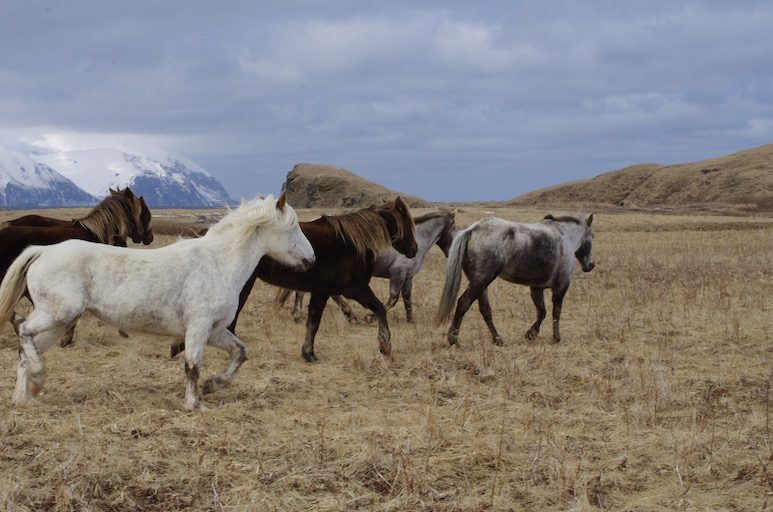
#> input picture yolo/yolov9/data/images/horses.jpg, 773 x 512 px, found by its file name; its folder holds only this picture in this run
$ jupyter execute visualize_dataset2_90_10_val.ipynb
#> lines starting #> are read from the running program, lines starting #| are printed output that depends on the picture
# Визуализация предсказаний YOLOv9c на val dataset2_split_90_10

**GT** (зелёный) vs **Pred** (красный) с confidence.

Модель: `dataset2_90_10_yolov9c_newhyp/weights/best.pt` (epoch 26)

[cell 1]
import os
import random
import cv2
import matplotlib.pyplot as plt
import matplotlib.patches as patches
import numpy as np

# Paths
IMG_DIR  = "data/dataset2_split_90_10/valid/images"
GT_DIR   = "data/dataset2_split_90_10/valid/labels"
PRED_DIR = "yolo/yolov9/runs/train/dataset2_90_10_yolov9c_newhyp/val_90_102/labels"

all_images = sorted(os.listdir(IMG_DIR))
print(f"Total val images: {len(all_images)}")

[cell 2]
def parse_gt(label_path):
    boxes = []
    if not os.path.exists(label_path):
        return boxes
    with open(label_path) as f:
        for line in f:
            parts = line.strip().split()
            if len(parts) >= 5:
                cls = int(parts[0])
                cx, cy, w, h = float(parts[1]), float(parts[2]), float(parts[3]), float(parts[4])
                boxes.append((cls, cx, cy, w, h))
    return boxes


def parse_pred(label_path):
    boxes = []
    if not os.path.exists(label_path):
        return boxes
    with open(label_path) as f:
        for line in f:
            parts = line.strip().split()
            if len(parts) >= 6:
                cls = int(parts[0])
                cx, cy, w, h, conf = (float(parts[1]), float(parts[2]),
                                      float(parts[3]), float(parts[4]), float(parts[5]))
                boxes.append((cls, cx, cy, w, h, conf))
    return boxes


def draw_yolo_box(ax, cx, cy, w, h, img_w, img_h, color, label, linewidth=2):
    x1 = (cx - w / 2) * img_w
    y1 = (cy - h / 2) * img_h
    bw = w * img_w
    bh = h * img_h
    rect = patches.Rectangle((x1, y1), bw, bh, linewidth=linewidth,
                             edgecolor=color, facecolor='none')
    ax.add_patch(rect)
    ax.text(x1, y1 - 2, label, color=color, fontsize=7, fontweight='bold',
            bbox=dict(facecolor='black', alpha=0.5, edgecolor='none', pad=0.5))


def compute_iou_xyxy(b1, b2):
    x1 = max(b1[0], b2[0]); y1 = max(b1[1], b2[1])
    x2 = min(b1[2], b2[2]); y2 = min(b1[3], b2[3])
    inter = max(0, x2 - x1) * max(0, y2 - y1)
    a1 = (b1[2] - b1[0]) * (b1[3] - b1[1])
    a2 = (b2[2] - b2[0]) * (b2[3] - b2[1])
    return inter / (a1 + a2 - inter) if (a1 + a2 - inter) > 0 else 0

## Статистика на валидации

[cell 3]
CONF_THRESH = 0.1
IOU_MATCH = 0.3

total_tp = total_fp = total_fn = 0
results_per_image = []

for img_name in all_images:
    stem = os.path.splitext(img_name)[0]
    img = cv2.imread(os.path.join(IMG_DIR, img_name))
#> img is the input picture: shape (512, 773, 3); mean B, G, R 125.2, 128.2, 133.3
    img_h, img_w = img.shape[:2]
#> img_h = 512; img_w = 773

    gt_boxes = parse_gt(os.path.join(GT_DIR, stem + ".txt"))
    pred_boxes = [p for p in parse_pred(os.path.join(PRED_DIR, stem + ".txt")) if p[5] >= CONF_THRESH]

    def to_xyxy(cx, cy, w, h):
        return ((cx - w/2)*img_w, (cy - h/2)*img_h, (cx + w/2)*img_w, (cy + h/2)*img_h)

    gt_xyxy = [to_xyxy(cx, cy, w, h) for _, cx, cy, w, h in gt_boxes]
    pred_xyxy = [to_xyxy(cx, cy, w, h) for _, cx, cy, w, h, _ in pred_boxes]

    matched_gt = set()
    tp = 0
    for pb in pred_xyxy:
        best_iou, best_gi = 0, -1
        for gi, gb in enumerate(gt_xyxy):
            if gi in matched_gt:
                continue
            iou = compute_iou_xyxy(pb, gb)
            if iou > best_iou:
                best_iou, best_gi = iou, gi
        if best_iou >= IOU_MATCH:
            matched_gt.add(best_gi)
            tp += 1

    fp = len(pred_xyxy) - tp
    fn = len(gt_xyxy) - len(matched_gt)
    total_tp += tp
    total_fp += fp
    total_fn += fn
    results_per_image.append((img_name, len(gt_boxes), len(pred_boxes), tp, fp, fn))

prec = total_tp / (total_tp + total_fp) if (total_tp + total_fp) else 0
rec  = total_tp / (total_tp + total_fn) if (total_tp + total_fn) else 0
f1   = 2 * prec * rec / (prec + rec) if (prec + rec) else 0

print(f"Conf threshold: {CONF_THRESH}  |  IoU match: {IOU_MATCH}")
print(f"TP: {total_tp}  FP: {total_fp}  FN: {total_fn}")
print(f"Precision: {prec:.4f}  Recall: {rec:.4f}  F1: {f1:.4f}")
print(f"Images with GT but no preds: {sum(1 for _, ngt, npr, *_ in results_per_image if ngt > 0 and npr == 0)}")

## Рандомные 100 изображений — GT (green) vs Pred (red)

[cell 4]
random.seed(42)
sampled = random.sample(all_images, min(100, len(all_images)))

NCOLS = 4
NROWS = 25
fig, axes = plt.subplots(NROWS, NCOLS, figsize=(20, 100))
axes = axes.flatten()

for idx, img_name in enumerate(sampled):
    stem = os.path.splitext(img_name)[0]
    img_path = os.path.join(IMG_DIR, img_name)
    gt_path = os.path.join(GT_DIR, stem + ".txt")
    pred_path = os.path.join(PRED_DIR, stem + ".txt")

    img = cv2.imread(img_path)
    img = cv2.cvtColor(img, cv2.COLOR_BGR2RGB)
    img_h, img_w = img.shape[:2]

    gt_boxes = parse_gt(gt_path)
    pred_boxes = parse_pred(pred_path)

    ax = axes[idx]
    ax.imshow(img)
    ax.set_title(stem[:40], fontsize=6)
    ax.axis('off')

    for cls, cx, cy, w, h in gt_boxes:
        draw_yolo_box(ax, cx, cy, w, h, img_w, img_h, 'lime', 'GT', linewidth=2)

    for cls, cx, cy, w, h, conf in pred_boxes:
        if conf >= CONF_THRESH:
            draw_yolo_box(ax, cx, cy, w, h, img_w, img_h, 'red', f'{conf:.2f}', linewidth=1)

for idx in range(len(sampled), len(axes)):
    axes[idx].axis('off')

plt.suptitle(f"dataset2_90_10 val — GT (green) vs Pred (red)  conf>={CONF_THRESH}",
             fontsize=16, y=1.001)
plt.tight_layout()
plt.show()

## Лучшие предсказания (TP — модель попала)

[cell 5]
# Images with highest TP count
best_tp = sorted(results_per_image, key=lambda x: x[3], reverse=True)[:16]

fig, axes = plt.subplots(4, 4, figsize=(20, 20))
axes = axes.flatten()

for idx, (img_name, ngt, npred, tp, fp, fn) in enumerate(best_tp):
    stem = os.path.splitext(img_name)[0]
    img = cv2.cvtColor(cv2.imread(os.path.join(IMG_DIR, img_name)), cv2.COLOR_BGR2RGB)
    img_h, img_w = img.shape[:2]

    gt_boxes = parse_gt(os.path.join(GT_DIR, stem + ".txt"))
    pred_boxes = [p for p in parse_pred(os.path.join(PRED_DIR, stem + ".txt")) if p[5] >= CONF_THRESH]

    ax = axes[idx]
    ax.imshow(img)
    ax.set_title(f"{stem[:30]}  TP={tp} FP={fp} FN={fn}", fontsize=7)
    ax.axis('off')

    for cls, cx, cy, w, h in gt_boxes:
        draw_yolo_box(ax, cx, cy, w, h, img_w, img_h, 'lime', 'GT', linewidth=2)
    for cls, cx, cy, w, h, conf in pred_boxes:
        draw_yolo_box(ax, cx, cy, w, h, img_w, img_h, 'red', f'{conf:.2f}', linewidth=1)

plt.suptitle("Best predictions (most TP)", fontsize=14)
plt.tight_layout()
plt.show()

## Худшие предсказания (FN — модель пропустила)

[cell 6]
# Images with highest FN count (most missed GT)
worst_fn = sorted(results_per_image, key=lambda x: x[5], reverse=True)[:16]

fig, axes = plt.subplots(4, 4, figsize=(20, 20))
axes = axes.flatten()

for idx, (img_name, ngt, npred, tp, fp, fn) in enumerate(worst_fn):
    stem = os.path.splitext(img_name)[0]
    img = cv2.cvtColor(cv2.imread(os.path.join(IMG_DIR, img_name)), cv2.COLOR_BGR2RGB)
    img_h, img_w = img.shape[:2]

    gt_boxes = parse_gt(os.path.join(GT_DIR, stem + ".txt"))
    pred_boxes = [p for p in parse_pred(os.path.join(PRED_DIR, stem + ".txt")) if p[5] >= CONF_THRESH]

    ax = axes[idx]
    ax.imshow(img)
    ax.set_title(f"{stem[:30]}  TP={tp} FP={fp} FN={fn}", fontsize=7)
    ax.axis('off')

    for cls, cx, cy, w, h in gt_boxes:
        draw_yolo_box(ax, cx, cy, w, h, img_w, img_h, 'lime', 'GT', linewidth=2)
    for cls, cx, cy, w, h, conf in pred_boxes:
        draw_yolo_box(ax, cx, cy, w, h, img_w, img_h, 'red', f'{conf:.2f}', linewidth=1)

plt.suptitle("Worst misses (most FN)", fontsize=14)
plt.tight_layout()
plt.show()

## False Positives — модель предсказала, но GT нет

[cell 7]
# Images with highest FP count
worst_fp = sorted(results_per_image, key=lambda x: x[4], reverse=True)[:16]

fig, axes = plt.subplots(4, 4, figsize=(20, 20))
axes = axes.flatten()

for idx, (img_name, ngt, npred, tp, fp, fn) in enumerate(worst_fp):
    stem = os.path.splitext(img_name)[0]
    img = cv2.cvtColor(cv2.imread(os.path.join(IMG_DIR, img_name)), cv2.COLOR_BGR2RGB)
    img_h, img_w = img.shape[:2]

    gt_boxes = parse_gt(os.path.join(GT_DIR, stem + ".txt"))
    pred_boxes = [p for p in parse_pred(os.path.join(PRED_DIR, stem + ".txt")) if p[5] >= CONF_THRESH]

    ax = axes[idx]
    ax.imshow(img)
    ax.set_title(f"{stem[:30]}  TP={tp} FP={fp} FN={fn}", fontsize=7)
    ax.axis('off')

    for cls, cx, cy, w, h in gt_boxes:
        draw_yolo_box(ax, cx, cy, w, h, img_w, img_h, 'lime', 'GT', linewidth=2)
    for cls, cx, cy, w, h, conf in pred_boxes:
        draw_yolo_box(ax, cx, cy, w, h, img_w, img_h, 'red', f'{conf:.2f}', linewidth=1)

plt.suptitle("Worst false positives (most FP)", fontsize=14)
plt.tight_layout()
plt.show()

## Распределение confidence предсказаний

[cell 8]
all_confs = []
for img_name in all_images:
    stem = os.path.splitext(img_name)[0]
    preds = parse_pred(os.path.join(PRED_DIR, stem + ".txt"))
    all_confs.extend([p[5] for p in preds])

fig, (ax1, ax2) = plt.subplots(1, 2, figsize=(14, 5))

ax1.hist(all_confs, bins=50, edgecolor='black', alpha=0.7)
ax1.set_xlabel('Confidence')
ax1.set_ylabel('Count')
ax1.set_title(f'All predictions confidence distribution (n={len(all_confs)})')
ax1.axvline(x=CONF_THRESH, color='red', linestyle='--', label=f'threshold={CONF_THRESH}')
ax1.legend()

confs_above = [c for c in all_confs if c >= CONF_THRESH]
ax2.hist(confs_above, bins=30, edgecolor='black', alpha=0.7, color='orange')
ax2.set_xlabel('Confidence')
ax2.set_ylabel('Count')
ax2.set_title(f'Predictions above threshold (n={len(confs_above)})')

plt.tight_layout()
plt.show()
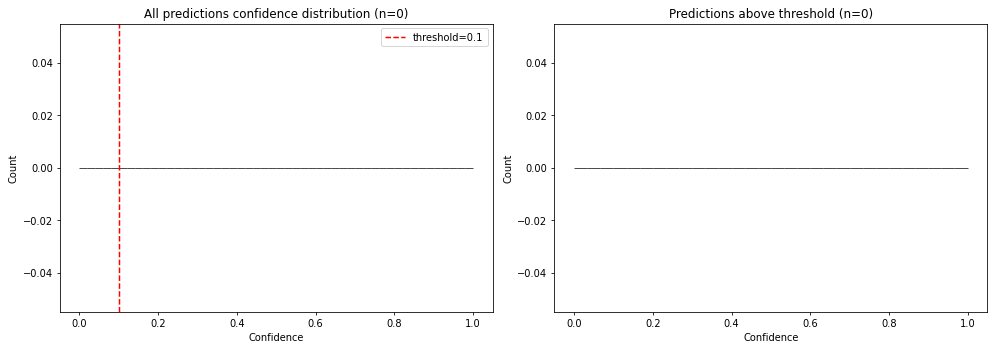
#> figure drawn by matplotlib, 2 panels

print(f"Total predictions: {len(all_confs)}")
print(f"Above conf {CONF_THRESH}: {len(confs_above)}")
print(f"Max conf: {max(all_confs):.4f}" if all_confs else "No predictions")
